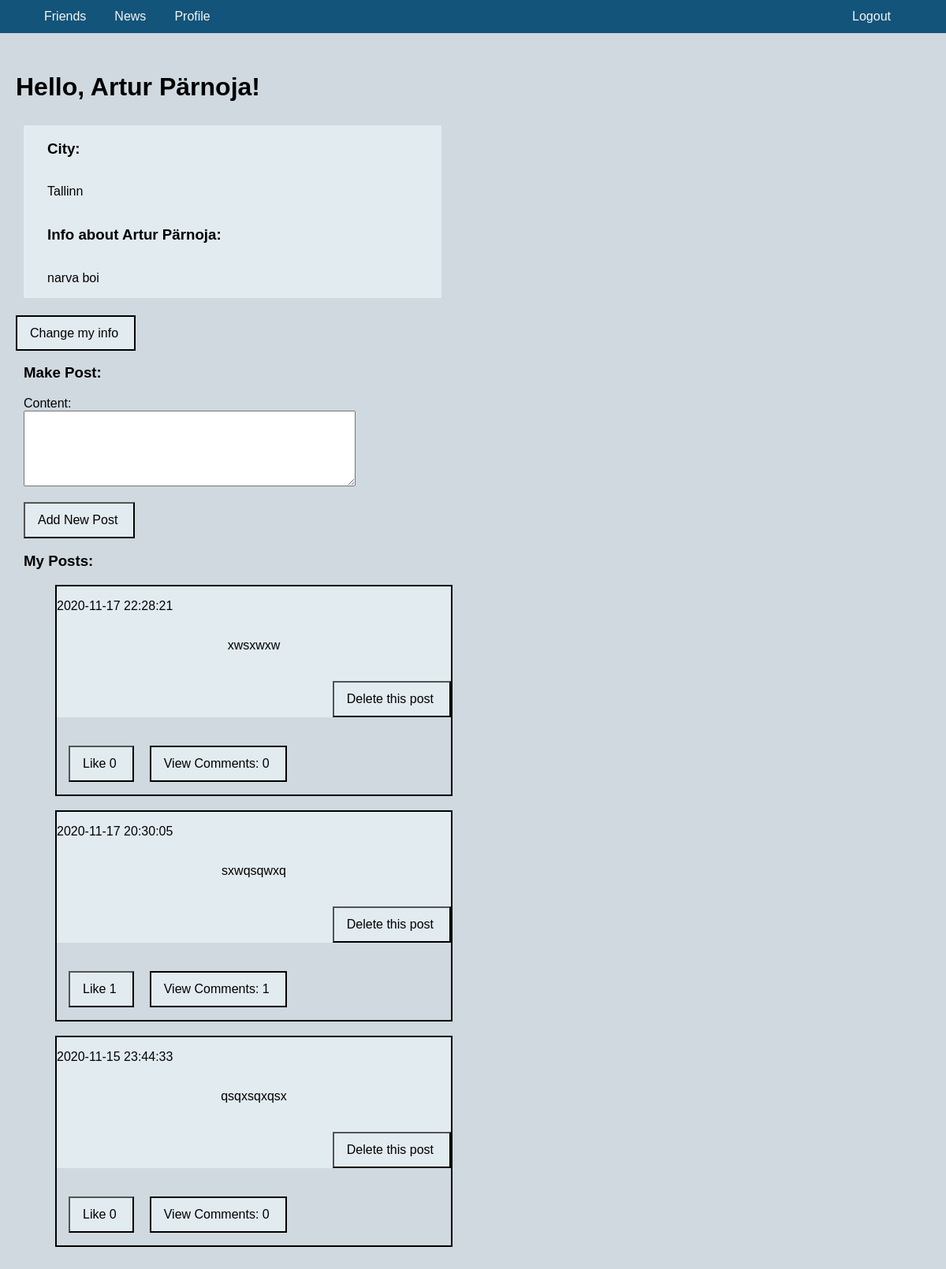
The page /myPage.php (signed in) on the database its author committed.
### tables this page shows
CREATE TABLE `users` (
  `id` int(11) NOT NULL,
  `name` varchar(50) NOT NULL,
  `email` varchar(50) NOT NULL,
  `password` varchar(300) NOT NULL,
  `description` text DEFAULT NULL,
  `city` varchar(50) DEFAULT NULL,
  `created_at` datetime NOT NULL DEFAULT current_timestamp(),
  `updated_at` datetime NOT NULL DEFAULT current_timestamp() ON UPDATE current_timestamp()
);

CREATE TABLE `posts` (
  `id` int(11) NOT NULL,
  `user_id` int(11) NOT NULL,
  `username` varchar(50) NOT NULL,
  `content` text NOT NULL,
  `created_at` datetime NOT NULL DEFAULT current_timestamp(),
  `updated_at` datetime NOT NULL DEFAULT current_timestamp() ON UPDATE current_timestamp()
);

### includes/db.php (called while the page is built, shortened)
<?php
function db() {
    static $conn;
    if ($conn===NULL){
        $conn = mysqli_connect (DB_HOST, DB_USER, DB_PASS, DB_BASE);
        $conn->set_charset('utf8');
    }
    return $conn;
}
function db_get_list($query) {
    $conn = db();
    $data = [];
    $res =  mysqli_query($conn, $query) or die(mysqli_error($conn));
    while($row = mysqli_fetch_object($res)) {
        $data[] = $row;
    }
    return $data;
}
function get_likes($post_id) {
    $query = 'SELECT * FROM reactions WHERE post_id="%d"';
    $query = sprintf($query, $post_id);
    return db_get_list($query);
}
function get_posts($user_id) {
    $query = 'SELECT * FROM posts WHERE user_id="%d" ORDER BY created_at DESC';
    $query = sprintf($query, $user_id);
    return db_get_list($query);
}
function get_comments($post_id) {
    $query = 'SELECT * FROM comments WHERE post_id="%d" ORDER BY created_at DESC';
    $query = sprintf($query, $post_id);
    return db_get_list($query);
}
function getCity() {
    $id = $_SESSION['id'];
    $conn = db();
    $query = sprintf('SELECT * FROM users WHERE id=? LIMIT 1');
    $stmt = $conn->prepare($query);
    $stmt->bind_param('i', $id);
    if ($stmt->execute()) {
        $result = $stmt->get_result();
        $user = $result->fetch_assoc();
        if ($user['city']) {
            return $user['city'];
        } else {
            return '';
        }
    } else {
        $_SESSION['message'] = "Cant get user";
        $_SESSION['type'] = "alert-danger";
        return '';
    }
}
function getDescription() {
    $id = $_SESSION['id'];
    $conn = db();
    $query = sprintf('SELECT * FROM users WHERE id=?');
    $stmt = $conn->prepare($query);
    $stmt->bind_param('i', $id);
    if ($stmt->execute()) {
        $result = $stmt->get_result();
        $user = $result->fetch_assoc();
        if ($user['description']) {
            return $user['description'];
        } else {
            return '';
        }
    } else {
        $_SESSION['message'] = "Cant get user";
        $_SESSION['type'] = "alert-danger";
        return '';
    }
}

### posts.php (the view, shortened to what this page needs)
<?php
require_once 'includes/db.php';
$user_id = $_SESSION['id'];
$posts = get_posts($user_id);
?>
<div class="post_field">
<h3>Make Post:</h3>
    <form method="post">
        <div class="post_area">
            <label>Content:</label>
            <label>
                <textarea name="post" rows="6" cols="50"></textarea>
            </label>
        </div>
        <div>
            <input class="button" type="submit" value="Add New Post">
        </div>
    </form>
    <?php if (count($posts) === 0) { ?>
        <h3>You have no posts yet.</h3>
    <?php } else { ?>
        <h3>My Posts:</h3>
        <ul class="posts">
            <?php foreach ($posts as $previous_post) { ?>
                <li class="post">
                    <form method="post">
                        <div class="post_content">
                            <p><?php echo $previous_post->created_at; ?></p>
                            <p style="align-self: center"><?php echo $previous_post->content; ?></p>
                            <input class="button" style="align-self: flex-end" type="submit" value="Delete this post">
                        </div>
                    </form>
                    <div class="buttons">
                    <form method="post">
                        <?php $likes = get_likes($previous_post->id)?>
                        <input class="button" type="submit" value="Like <?php echo count($likes)?>">
                    </form>
                    <a class="linkBtn" href="comments.php?post_id=<?php echo $previous_post->id?>&location=myPage.php">View Comments: <?php echo count(get_comments($previous_post->id))?></a>
                    </div>
                </li>
                <br>
            <?php } ?>
        </ul>
    <?php } ?>
</div>

### myPage.php (shortened to what this page needs)
<?php
require_once 'includes/db.php';
$city = getCity();
$description = getDescription();
$name = $_SESSION['username'];
?>
<?php include 'components/header.php'; ?>
<div class="main_div">
<h1>Hello, <?php echo $name?>!</h1>
<div class="field">
    <h3>City:</h3>
    <?php if ($city == "") {?>
        <p>Not set</p>
    <?php } else { ?>
        <p><?php echo $city?></p>
    <?php } ?>
    <h3>Info about <?php echo $name?>:</h3>
    <?php if ($description == "") {?>
        <p>Not set</p>
    <?php } else { ?>
        <p><?php echo $description?></p>
    <?php } ?>
</div>
    <br>
    <br>
<a class="linkBtn" style="padding-bottom: 12px" href="modifyData.php">Change my info</a>
<?php include 'posts.php'; ?>
</div>
<?php include 'components/footer.php'; ?>

### assets/css/style.css (style rules this page uses)
body { margin: 0; background-color: #cfd9df; background-size: 100% 100%; }
li a { display: block; height: 30px; font-family: Helvetica, sans-serif; color: whitesmoke; padding-top: 12px; padding-left: 16px; padding-right: 20px; text-decoration: none; }
a { font-family: Helvetica, sans-serif; color: black; text-decoration: none; }
.linkBtn { border: solid 2px black; padding: 12px 20px 0 16px; background: #e2ebf0; font-family: Helvetica, sans-serif; color: black; text-decoration: none; margin-top: 20px; margin-left: 20px; }
.main_div { margin-top: 50px; font-family: Helvetica, sans-serif; }
.button { background: #e2ebf0; margin-top: 20px; padding: 12px 20px 12px 16px; font-size: medium; }
.field { margin-top: 30px; background-color: #e2ebf0; padding-left: 30px; display: flex; flex-flow: column wrap; width: 500px; margin-left: 30px; }
h1 { padding-left: 20px; }
.post_field { margin-top: 30px; padding-left: 30px; }
.post_area { display: flex; flex-flow: column wrap; }
.posts { display: flex; flex-flow: column wrap; list-style-type: none; }
.post_content { display: flex; flex-flow: column wrap; background-color: #e2ebf0; }
.buttons { display: flex; flex-flow: row; justify-content: flex-start; padding-left: 15px; }
.post { display: flex; flex-flow: column wrap; width: 500px; border: solid 2px black; }

### rows shown on the page
users: city "Tallinn", description "narva boi"
posts: created_at "2020-11-17 22:28:21", content "xwsxwxw", count(get_comments($previous_post->id)) "0"
posts: created_at "2020-11-17 20:30:05", content "sxwqsqwxq", count(get_comments($previous_post->id)) "1"
posts: created_at "2020-11-15 23:44:33", content "qsqxsqxqsx", count(get_comments($previous_post->id)) "0"

### other values the page prints
$name "Artur Pärnoja"
